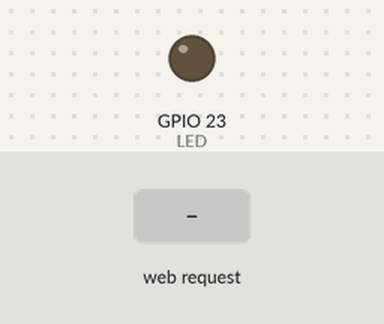
This sketch was run on a simulated ESP32. Shown: output pins drawn as LEDs (lit = HIGH). Inputs (shaded band) come from the test bench. What the sketch prints to the serial monitor is not drawn.

Above: at 1.2 s.
1.3 s: HTTP request GET /on received
At 1.7 s:
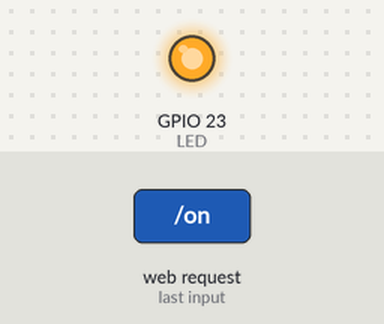
2.8 s: HTTP request GET /off received
At 4.0 s:
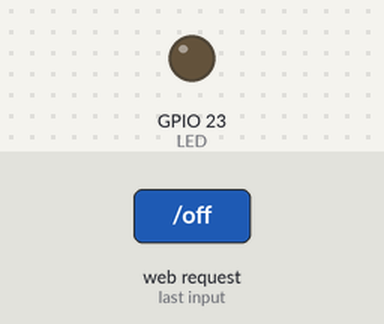
Timing chart, 0 to 5.8 s (numbered marks = the images above; inputs shaded):
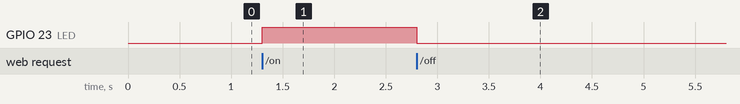

The sketch:

wifi_controlled_led.ino
```cpp
#include <WiFi.h>
#include <WebServer.h>

const int LED = 23;  // afu la use garako pin lekha

WebServer server(80);

void rootPage() {
  server.send(200, "text/html",
    "<h1>ESP32 LED Control</h1>"
    "<a href='/on'><button>ON</button></a><br><br>"
    "<a href='/off'><button>OFF</button></a>");
}

void ledOn() {
  digitalWrite(LED, HIGH);
  //server.send(statusCode, contentType, content);
  server.send(200, "text/plain", "LED ON");
}

void ledOff() {
  digitalWrite(LED, LOW);
  server.send(200, "text/plain", "LED OFF");
}

void setup() {
  Serial.begin(115200);

  pinMode(LED, OUTPUT);

  WiFi.softAP("MyESP32", "12345678");
  //WiFi.softAP(ssid, pass);
  Serial.print("IP: ");
  Serial.println(WiFi.softAPIP());

  server.on("/", rootPage);
  server.on("/on", ledOn);
  server.on("/off", ledOff);

  server.begin();
}

void loop() {
  server.handleClient();
}
```

Measured:
- after the input at 1.3 s, GPIO 23 (LED): LOW → HIGH at once
- after the input at 2.8 s, GPIO 23 (LED): HIGH → LOW at once
